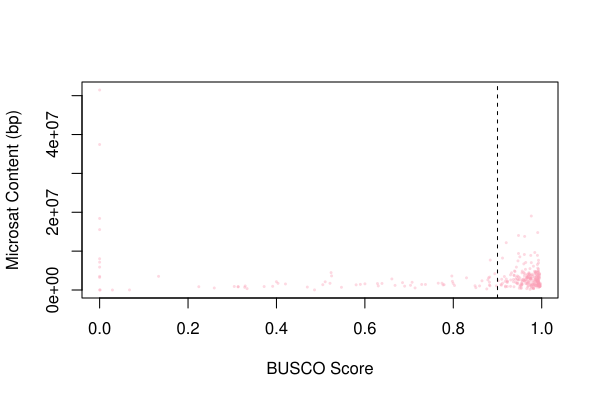

Here is the R script that generated this plot:
#Plot for Microsat Content in bp in comparison to BUSCO score

#read in the BUSCO results
dat.busco <- read.csv("../results/busco.results.csv", as.is = T)

#read in the micRocounter results
dat.msc.bp <- read.csv("../analyses/micRocounter_results.csv", as.is = T)


#plot the total microsatellite content the BUSCO scores for
#only those genomes that are good quality
plot(x = dat.busco$score,
     y = dat.msc.bp$all,
     pch=16,
     cex=0.4,
     col=rgb(250, 159, 181, 100,
             maxColorValue = 255),
     xlab= "BUSCO Score",
     ylab= "Microsat Content (bp)")
abline(v=.9,col="black",lty=2)

#export image as pdf 6" x 4"



hist(dat.busco$score[!dat.msc.bp$good.qual], breaks=100)
hist(dat.busco$score[dat.msc.bp$good.qual], breaks=100)
